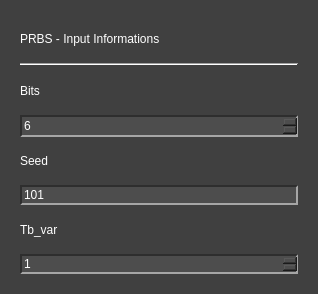
<?xml version="1.0" encoding="UTF-8"?>
<ui version="4.0">
 <class>PRBS_Info</class>
 <widget class="QWidget" name="PRBS_Info">
  <property name="geometry">
   <rect>
    <x>0</x>
    <y>0</y>
    <width>318</width>
    <height>294</height>
   </rect>
  </property>
  <property name="sizePolicy">
   <sizepolicy hsizetype="Ignored" vsizetype="Preferred">
    <horstretch>0</horstretch>
    <verstretch>0</verstretch>
   </sizepolicy>
  </property>
  <property name="minimumSize">
   <size>
    <width>0</width>
    <height>0</height>
   </size>
  </property>
  <property name="maximumSize">
   <size>
    <width>16777215</width>
    <height>16777215</height>
   </size>
  </property>
  <property name="windowTitle">
   <string>PRBS Signal Configuration</string>
  </property>
  <property name="styleSheet">
   <string notr="true">QComboBox QAbstractItemView {
    background-color: rgb(77, 77, 77);
}

QComboBox QAbstractItemView::item:focus{
    background-color: rgb(140, 140, 140);
}

QDoubleSpinBox{
	background-color: rgb(77, 77, 77);
	
	border-top: 1.5px solid rgb(46, 46, 46);
	border-left: 1.5px solid rgb(46, 46, 46);

	border-bottom: 1.5px solid rgb(166, 166, 166);
	border-right: 1.5px solid rgb(166, 166, 166);
}

QDoubleSpinBox::up-button{
    image: url(:/imgs/imgs/drop_up_arrow.png);
	width: 11px;

	background-color: rgb(0, 79, 0);
	border-top: 1.5px solid rgb(127, 167, 127);
	border-left: 1.5px solid rgb(127, 167, 127);

	border-bottom: 1.5px solid rgb(0, 0, 0);
	border-right: 1.5px solid rgb(0, 0, 0);
}

QDoubleSpinBox::up-button:pressed{
	border: 2px solid rgb(255, 255, 255);
}

QDoubleSpinBox::up-button:hover{
	background-color: rgb(0, 50, 0);
}

QDoubleSpinBox::down-button{
    image: url(:/imgs/imgs/drop_down_arrow.png);
	width: 11px;

	background-color: rgb(0, 79, 0);
	border-top: 1.5px solid rgb(127, 167, 127);
	border-left: 1.5px solid rgb(127, 167, 127);

	border-bottom: 1.5px solid rgb(0, 0, 0);
	border-right: 1.5px solid rgb(0, 0, 0);
}

QDoubleSpinBox::down-button:pressed{
	border: 2px solid rgb(255, 255, 255);
}

QDoubleSpinBox::down-button:hover{
	background-color: rgb(0, 50, 0);
}

QSpinBox{
	background-color: rgb(77, 77, 77);
	
	border-top: 1.5px solid rgb(46, 46, 46);
	border-left: 1.5px solid rgb(46, 46, 46);

	border-bottom: 1.5px solid rgb(166, 166, 166);
	border-right: 1.5px solid rgb(166, 166, 166);
}

QSpinBox::up-button{
    image: url(:/imgs/imgs/drop_up_arrow.png);
	width: 11px;

	background-color: rgb(0, 79, 0);
	border-top: 1.5px solid rgb(127, 167, 127);
	border-left: 1.5px solid rgb(127, 167, 127);

	border-bottom: 1.5px solid rgb(0, 0, 0);
	border-right: 1.5px solid rgb(0, 0, 0);
}

QSpinBox::up-button:pressed{
	border: 2px solid rgb(255, 255, 255);
}

QSpinBox::up-button:hover{
	background-color: rgb(0, 50, 0);
}

QSpinBox::down-button{
    image: url(:/imgs/imgs/drop_down_arrow.png);
	width: 11px;

	background-color: rgb(0, 79, 0);
	border-top: 1.5px solid rgb(127, 167, 127);
	border-left: 1.5px solid rgb(127, 167, 127);

	border-bottom: 1.5px solid rgb(0, 0, 0);
	border-right: 1.5px solid rgb(0, 0, 0);
}

QSpinBox::down-button:pressed{
	border: 2px solid rgb(255, 255, 255);
}

QSpinBox::down-button:hover{
	background-color: rgb(0, 50, 0);
}

QWidget#PRBS_Info{
	background-color: rgb(64, 64, 64);
}

QWidget{
	color: rgb(255, 255, 255);
}

QComboBox{
	background-color: rgb(77, 77, 77);
	
	border-top: 1.5px solid rgb(46, 46, 46);
	border-left: 1.5px solid rgb(46, 46, 46);

	border-bottom: 1.5px solid rgb(166, 166, 166);
	border-right: 1.5px solid rgb(166, 166, 166);
}


QComboBox::drop-down{
	image: url(:/imgs/imgs/drop_down_arrow.png);
	width: 11px;

	background-color: rgb(0, 79, 0);
	border-top: 2px solid rgb(127, 167, 127);
	border-left: 2px solid rgb(127, 167, 127);

	border-bottom: 2px solid rgb(0, 0, 0);
	border-right: 2px solid rgb(0, 0, 0);
}

QComboBox::drop-down:hover{
	background-color: rgb(0, 50, 0);
}

QComboBox::drop-down:pressed{
	border: 2px solid rgb(255, 255, 255);
}

QPushButton{
	background-color: rgb(0, 79, 0);

	border-top: 1.5px solid rgb(127, 167, 127);
	border-left: 1.5px solid rgb(127, 167, 127);

	border-bottom: 1.5px solid rgb(0, 0, 0);
	border-right: 1.5px solid rgb(0, 0, 0);

	
	font: 12pt &quot;Helvetica&quot;;
	text-align:center;
}

QWidget{
	font: 12pt &quot;Helvetica&quot;;
}

QPushButton:hover{
	background-color: rgb(0, 50, 0);
}

QPushButton:pressed{
	border: 2px solid rgb(255, 255, 255);
}

QLineEdit{
	background-color: rgb(77, 77, 77);
	border-top: 1.5px solid rgb(46, 46, 46);
	border-left: 1.5px solid rgb(46, 46, 46);

	border-bottom: 1.5px solid rgb(166, 166, 166);
	border-right: 1.5px solid rgb(166, 166, 166);
}

QRadioButton::indicator{
	border-radius: 6px;
	border-top: 1.5px solid rgb(0, 0, 0);
	border-left: 1.5px solid rgb(0, 0, 0);

	border-bottom: 1.5px solid rgb(160, 160, 160);
	border-right: 1.5px solid rgb(160, 160, 160);
}

QRadioButton::indicator::checked{
	background-color: white;
}

QRadioButton::indicator::unchecked:hover{
	background-color: #9F9F9F;
}

QRadioButton::indicator::pressed{
	border: 1.5px solid #505050
}

QPushButton#reload_devices{
	image: url(:/imgs/imgs/reload.png);
	width: 11px;
	background-color: rgb(0, 79, 0);

	border-top: 1.5px solid rgb(127, 167, 127);
	border-left: 1.5px solid rgb(127, 167, 127);

	border-bottom: 1.5px solid rgb(0, 0, 0);
	border-right: 1.5px solid rgb(0, 0, 0);

	
	font: 12pt &quot;Helvetica&quot;;
	text-align:center;
}

QPushButton#reload_devices:hover{
	background-color: rgb(0, 50, 0);
}

QPushButton#reload_devices:pressed{
	border: 2px solid rgb(255, 255, 255);
}</string>
  </property>
  <layout class="QGridLayout" name="gridLayout">
   <item row="1" column="0">
    <widget class="QWidget" name="widget" native="true">
     <layout class="QGridLayout" name="gridLayout_2">
      <item row="2" column="0">
       <widget class="QLabel" name="label">
        <property name="text">
         <string>Bits</string>
        </property>
       </widget>
      </item>
      <item row="3" column="0">
       <widget class="QSpinBox" name="prbs_bits_in">
        <property name="sizePolicy">
         <sizepolicy hsizetype="Ignored" vsizetype="Ignored">
          <horstretch>0</horstretch>
          <verstretch>0</verstretch>
         </sizepolicy>
        </property>
        <property name="minimumSize">
         <size>
          <width>0</width>
          <height>22</height>
         </size>
        </property>
        <property name="maximumSize">
         <size>
          <width>16777215</width>
          <height>22</height>
         </size>
        </property>
        <property name="minimum">
         <number>1</number>
        </property>
        <property name="value">
         <number>6</number>
        </property>
       </widget>
      </item>
      <item row="5" column="0">
       <widget class="QLineEdit" name="prbs_seed_in">
        <property name="inputMask">
         <string>BBBBBBBBBBBBBBB</string>
        </property>
        <property name="text">
         <string>101</string>
        </property>
       </widget>
      </item>
      <item row="6" column="0">
       <widget class="QLabel" name="label_4">
        <property name="text">
         <string>Tb_var</string>
        </property>
       </widget>
      </item>
      <item row="0" column="0">
       <widget class="QLabel" name="label_2">
        <property name="text">
         <string>PRBS - Input Informations</string>
        </property>
       </widget>
      </item>
      <item row="4" column="0">
       <widget class="QLabel" name="label_3">
        <property name="text">
         <string>Seed</string>
        </property>
       </widget>
      </item>
      <item row="7" column="0">
       <widget class="QSpinBox" name="prbs_tb_var_in">
        <property name="minimum">
         <number>1</number>
        </property>
       </widget>
      </item>
      <item row="1" column="0">
       <widget class="Line" name="line">
        <property name="orientation">
         <enum>Qt::Horizontal</enum>
        </property>
       </widget>
      </item>
     </layout>
    </widget>
   </item>
  </layout>
 </widget>
 <resources>
  <include location="resources_1.qrc"/>
 </resources>
 <connections/>
</ui>
